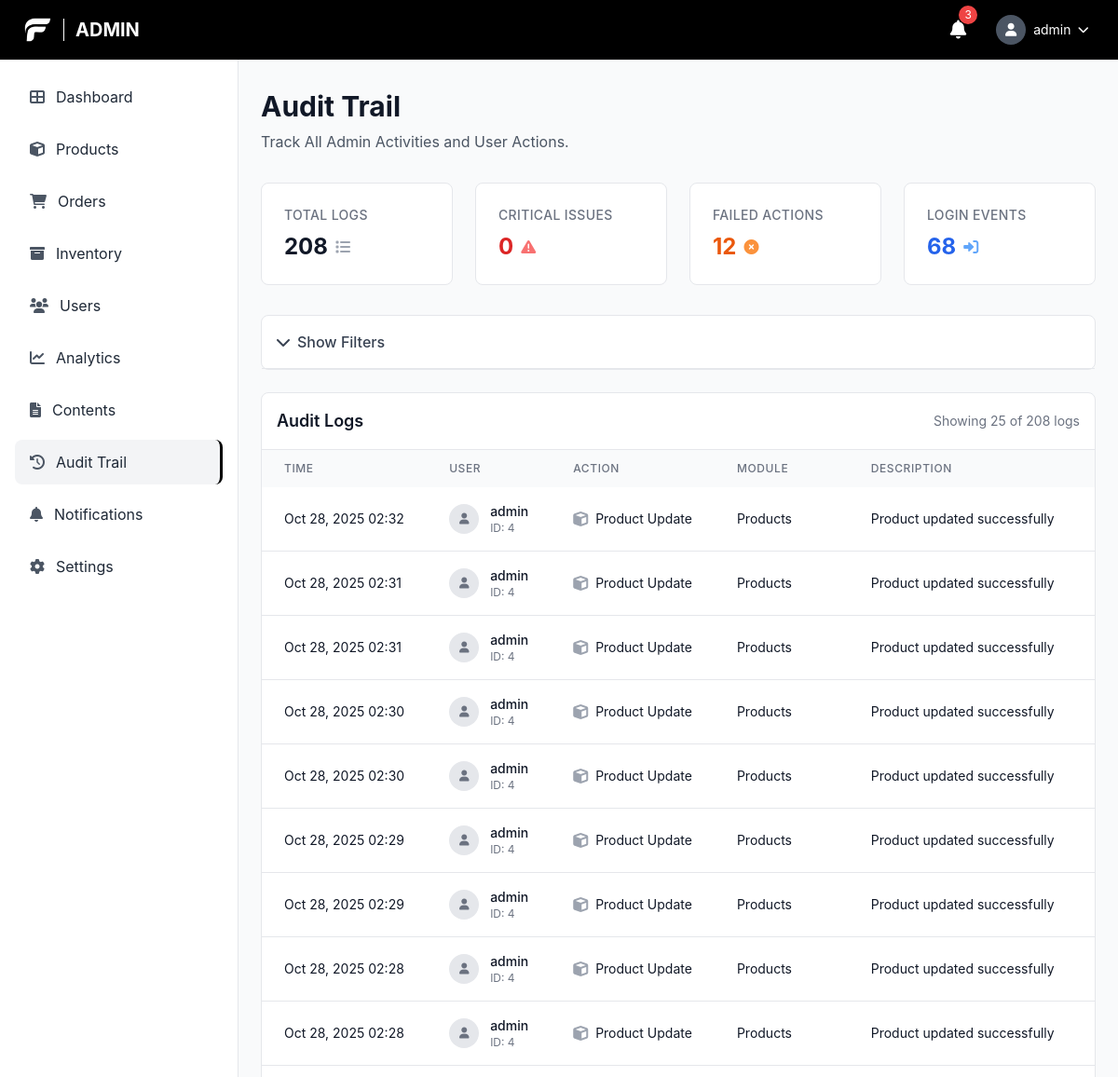
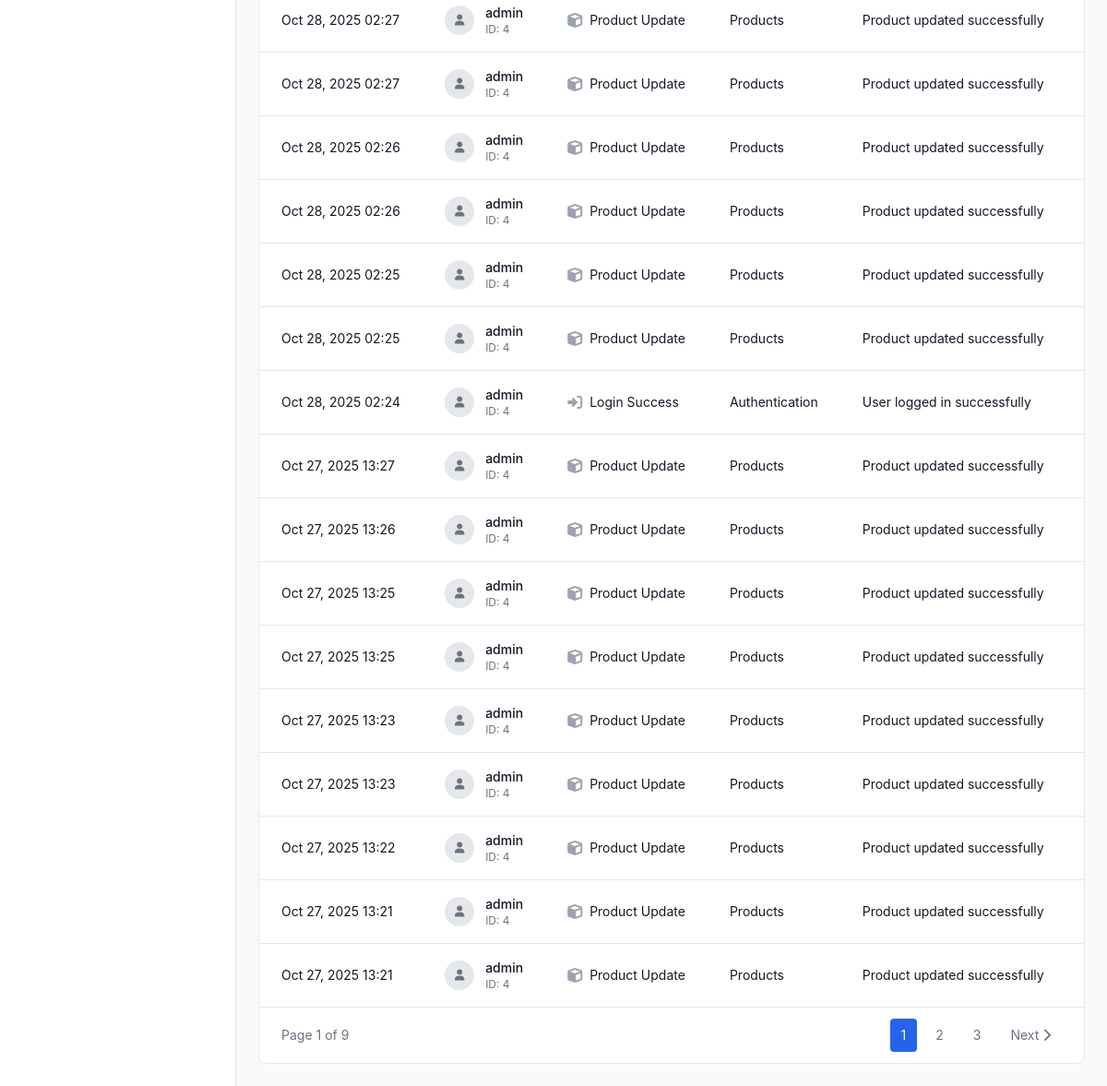
/admin/audit_logs.php (signed in), run on the app's committed database (2 pictures, top to bottom).
### tables this page shows
CREATE TABLE `audit_logs` (
  `audit_id` bigint(20) UNSIGNED NOT NULL,
  `user_id` bigint(20) UNSIGNED DEFAULT NULL COMMENT 'ID of the user who performed the action',
  `username` varchar(100) DEFAULT NULL COMMENT 'Username for quick reference',
  `action_type` enum('login_success','login_failed','logout','password_change','password_reset_request','password_reset_complete','profile_update','user_create','user_update','user_delete','user_status_change','product_create','product_update','product_delete','product_status_change','inventory_adjustment','order_create','order_update','order_status_change','order_cancel','order_refund','payment_process','payment_refund','promo_create','promo_update','promo_delete','promo_status_change','category_create','category_update','category_delete','subcategory_create','subcategory_update','subcategory_delete','shipping_fee_update','system_settings_change','admin_access','data_export','data_import','content_create','content_update','content_delete','content_archive','content_publish','other') NOT NULL COMMENT 'Type of action performed',
  `module` varchar(50) NOT NULL COMMENT 'Module/feature where action occurred (e.g., users, products, orders)',
  `description` text NOT NULL COMMENT 'Detailed description of the action',
  `old_values` longtext DEFAULT NULL COMMENT 'JSON of old values before change',
  `new_values` longtext DEFAULT NULL COMMENT 'JSON of new values after change',
  `ip_address` varchar(45) DEFAULT NULL COMMENT 'IP address of the user',
  `user_agent` text DEFAULT NULL COMMENT 'User agent string',
  `reference_id` bigint(20) UNSIGNED DEFAULT NULL COMMENT 'ID of the record being modified (e.g., product_id, order_id)',
  `reference_type` varchar(50) DEFAULT NULL COMMENT 'Type of reference (e.g., product, order, user)',
  `severity` enum('low','medium','high','critical') NOT NULL DEFAULT 'low' COMMENT 'Severity level of the action',
  `status` enum('success','failed','warning') NOT NULL DEFAULT 'success' COMMENT 'Status of the action',
  `created_at` timestamp NOT NULL DEFAULT current_timestamp()
);

### admin/audit_logs.php (the view, shortened to what the rows shown need)
<?php
require_once '../config/database.php';
require_once '../config/audit_logger.php';
$auditLogger = new AuditLogger();
$auditLogger->logAdminAccess('Viewed audit logs', 'Accessed audit trail page');
$filters = [
    'user_id' => $_GET['user_id'] ?? '',
    'action_type' => $_GET['action_type'] ?? '',
    'module' => $_GET['module'] ?? '',
    'severity' => $_GET['severity'] ?? '',
    'date_from' => $_GET['date_from'] ?? '',
    'date_to' => $_GET['date_to'] ?? '',
    'search' => $_GET['search'] ?? ''
];
$filters = array_filter($filters, function($value) {
    return $value !== '';
});
$page = max(1, (int)($_GET['page'] ?? 1));
$limit = 25;
$offset = ($page - 1) * $limit;
$logs = $auditLogger->getLogs($filters, $limit, $offset);
function getActionTypeIcon($actionType) {
    if (strpos($actionType, 'login') !== false) return 'fas fa-sign-in-alt';
    if (strpos($actionType, 'product') !== false) return 'fas fa-cube';
    return 'fas fa-circle';
}
?>
<!DOCTYPE html>
<html lang="en">
<head>
    <script src="https://cdn.tailwindcss.com"></script>
    <link href="https://cdnjs.cloudflare.com/ajax/libs/font-awesome/6.0.0/css/all.min.css" rel="stylesheet">
    <link rel="stylesheet" href="../css/style.css">
</head>
<body class="font-body bg-gray-50">
    <header class="bg-black text-white fixed top-0 left-0 right-0 z-50 h-16 flex items-center justify-between px-6">
        <div class="flex items-center space-x-3">
            <h1 class="text-xl font-bold uppercase">Admin</h1>
        </div>
    </header>
    <main class="ml-64 pt-16 pb-6 px-6 pt-24">
        <div class="mb-8">
            <h1 class="text-3xl font-bold text-gray-900 mb-2">Audit Trail</h1>
        </div>
        <div class="bg-white rounded-lg border border-gray-200 overflow-hidden">
            <?php if (empty($logs)): ?>
                <div class="text-center py-12">
                    <i class="fas fa-history text-4xl text-gray-300 mb-4"></i>
                    <p class="text-gray-500 text-lg">No audit logs found</p>
                    <p class="text-gray-400 text-sm">Try adjusting your filters or check back later</p>
                </div>
            <?php else: ?>
                <div class="overflow-x-auto">
                    <table class="w-full">
                        <thead class="bg-gray-50">
                            <tr>
                                <th class="px-6 py-3 text-left text-xs font-medium text-gray-500 uppercase tracking-wider">Time</th>
                                <th class="px-6 py-3 text-left text-xs font-medium text-gray-500 uppercase tracking-wider">User</th>
                                <th class="px-6 py-3 text-left text-xs font-medium text-gray-500 uppercase tracking-wider">Action</th>
                                <th class="px-6 py-3 text-left text-xs font-medium text-gray-500 uppercase tracking-wider">Module</th>
                                <th class="px-6 py-3 text-left text-xs font-medium text-gray-500 uppercase tracking-wider">Description</th>
                                <th class="px-6 py-3 text-left text-xs font-medium text-gray-500 uppercase tracking-wider">Severity</th>
                            </tr>
                        </thead>
                        <tbody class="bg-white divide-y divide-gray-200">
                            <?php foreach ($logs as $log): ?>
                                <tr class="log-row">
                                    <td class="px-6 py-4 whitespace-nowrap text-sm text-gray-900">
                                        <?php echo date('M j, Y H:i', strtotime($log['created_at'])); ?>
                                    </td>
                                    <td class="px-6 py-4 whitespace-nowrap">
                                        <div class="flex items-center">
                                            <div class="w-8 h-8 bg-gray-200 rounded-full flex items-center justify-center mr-3">
                                                <i class="fas fa-user text-gray-500 text-xs"></i>
                                            </div>
                                            <div>
                                                <div class="text-sm font-medium text-gray-900">
                                                    <?php echo htmlspecialchars($log['username'] ?: 'System'); ?>
                                                </div>
                                                <div class="text-xs text-gray-500">
                                                    ID: <?php echo $log['user_id'] ?: 'N/A'; ?>
                                                </div>
                                            </div>
                                        </div>
                                    </td>
                                    <td class="px-6 py-4 whitespace-nowrap">
                                        <div class="flex items-center">
                                            <i class="<?php echo getActionTypeIcon($log['action_type']); ?> text-gray-400 mr-2"></i>
                                            <span class="text-sm text-gray-900">
                                                <?php echo ucwords(str_replace('_', ' ', $log['action_type'])); ?>
                                            </span>
                                        </div>
                                    </td>
                                    <td class="px-6 py-4 whitespace-nowrap text-sm text-gray-900">
                                        <?php echo ucwords(str_replace('_', ' ', $log['module'])); ?>
                                    </td>
                                    <td class="px-6 py-4 text-sm text-gray-900 max-w-xs truncate">
                                        <?php echo htmlspecialchars($log['description']); ?>
                                    </td>
                                    <td class="px-6 py-4 whitespace-nowrap">
                                    </td>
                                </tr>
                            <?php endforeach; ?>
                        </tbody>
                    </table>
                </div>
            <?php endif; ?>
        </div>
    </main>
</body>
</html>

### data on the page
audit_logs: created_at "Oct 28, 2025 02:32", username "admin", user "4", action_type "Product Update", module "Products", description "Product updated successfully"
audit_logs: created_at "Oct 28, 2025 02:31", username "admin", user "4", action_type "Product Update", module "Products", description "Product updated successfully"
audit_logs: created_at "Oct 28, 2025 02:31", username "admin", user "4", action_type "Product Update", module "Products", description "Product updated successfully"
audit_logs: created_at "Oct 28, 2025 02:30", username "admin", user "4", action_type "Product Update", module "Products", description "Product updated successfully"
audit_logs: created_at "Oct 28, 2025 02:30", username "admin", user "4", action_type "Product Update", module "Products", description "Product updated successfully"
audit_logs: created_at "Oct 28, 2025 02:29", username "admin", user "4", action_type "Product Update", module "Products", description "Product updated successfully"
audit_logs: created_at "Oct 28, 2025 02:29", username "admin", user "4", action_type "Product Update", module "Products", description "Product updated successfully"
audit_logs: created_at "Oct 28, 2025 02:28", username "admin", user "4", action_type "Product Update", module "Products", description "Product updated successfully"
audit_logs: created_at "Oct 28, 2025 02:28", username "admin", user "4", action_type "Product Update", module "Products", description "Product updated successfully"
audit_logs: created_at "Oct 28, 2025 02:27", username "admin", user "4", action_type "Product Update", module "Products", description "Product updated successfully"
audit_logs: created_at "Oct 28, 2025 02:27", username "admin", user "4", action_type "Product Update", module "Products", description "Product updated successfully"
audit_logs: created_at "Oct 28, 2025 02:26", username "admin", user "4", action_type "Product Update", module "Products", description "Product updated successfully"
audit_logs: created_at "Oct 28, 2025 02:26", username "admin", user "4", action_type "Product Update", module "Products", description "Product updated successfully"
audit_logs: created_at "Oct 28, 2025 02:25", username "admin", user "4", action_type "Product Update", module "Products", description "Product updated successfully"
audit_logs: created_at "Oct 28, 2025 02:25", username "admin", user "4", action_type "Product Update", module "Products", description "Product updated successfully"
audit_logs: created_at "Oct 28, 2025 02:24", username "admin", user "4", action_type "Login Success", module "Authentication", description "User logged in successfully"
audit_logs: created_at "Oct 27, 2025 13:27", username "admin", user "4", action_type "Product Update", module "Products", description "Product updated successfully"
audit_logs: created_at "Oct 27, 2025 13:26", username "admin", user "4", action_type "Product Update", module "Products", description "Product updated successfully"
audit_logs: created_at "Oct 27, 2025 13:25", username "admin", user "4", action_type "Product Update", module "Products", description "Product updated successfully"
audit_logs: created_at "Oct 27, 2025 13:25", username "admin", user "4", action_type "Product Update", module "Products", description "Product updated successfully"
audit_logs: created_at "Oct 27, 2025 13:23", username "admin", user "4", action_type "Product Update", module "Products", description "Product updated successfully"
audit_logs: created_at "Oct 27, 2025 13:23", username "admin", user "4", action_type "Product Update", module "Products", description "Product updated successfully"
audit_logs: created_at "Oct 27, 2025 13:22", username "admin", user "4", action_type "Product Update", module "Products", description "Product updated successfully"
audit_logs: created_at "Oct 27, 2025 13:21", username "admin", user "4", action_type "Product Update", module "Products", description "Product updated successfully"
audit_logs: created_at "Oct 27, 2025 13:21", username "admin", user "4", action_type "Product Update", module "Products", description "Product updated successfully"

### other printed values
$_SESSION['username'] "admin"
$item['text'] "Dashboard"
$item['text'] "Products"
$item['text'] "Orders"
$item['text'] "Inventory"
$item['text'] "Users"
$item['text'] "Analytics"
$item['text'] "Contents"
$item['text'] "Audit Trail"
$item['text'] "Notifications"
$item['text'] "Settings"
$stats['total_logs'] "208"
$stats['critical_logs'] "0"
$stats['failed_logs'] "12"
$stats['login_logs'] "68"
